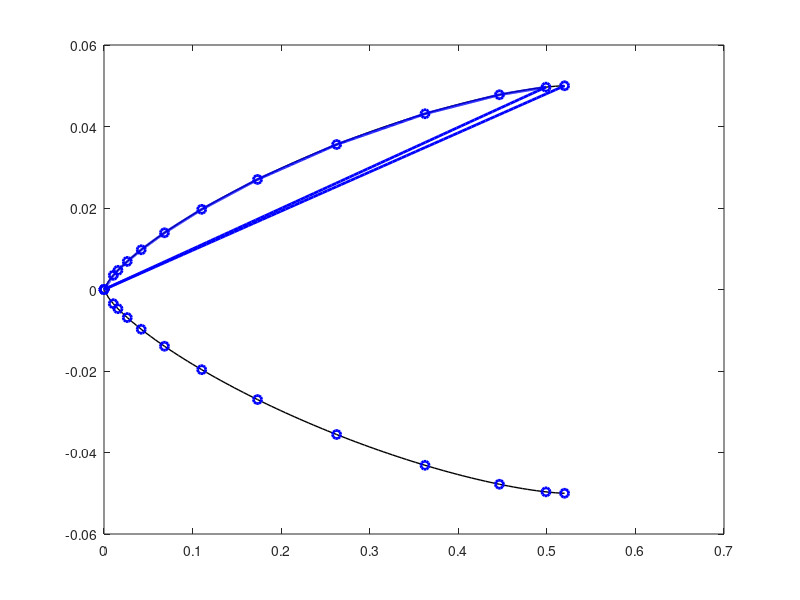

Write the MATLAB code that produced this figure.
 %Nose cone function and tangent approximation
clc
close all
clear all

L = 0.52; %nose length
R = 0.05 ; %nose base radius
C= 0; %haack series parameter, 0 for Von Karman
x = linspace(0,L,100);

%nosecone shape function
y = @(x) (R/sqrt(pi))*sqrt(acos(1-(2.*x)/L)-(sin(2.*acos(1-(2.*x)/L)))/2+C*(sin(acos(1-(2.*x)/L))).^3);
ys = y(x);

%slope of the tangent lines
dy_by_dx = @(x) -(R.*((2.*cos(2.*acos(1 - (2.*x)./L)))./(L.*(1 - ((2.*x)./L - 1).^2.).^(1/2)) - 2./(L.*(1 - ((2.*x)./L - 1).^2).^(1/2)) + (6.*C.*(1 - ((2.*x)./L - 1).^2).^(1/2).*((2.*x)./L - 1))./L))./(2.*sqrt(pi).*(acos(1 - (2.*x)./L) - sin(2.*acos(1 - (2.*x)./L))/2 + C.*(1 - ((2.*x)./L - 1).^2).^(3/2)).^(1/2));
y_f = dy_by_dx(x);

plot(x,ys,"k","LineWidth",1)
hold on
plot(x,-ys,"k","LineWidth",1)

S = 13; % Desidered Segments
N = S + 1; % Number of Nodes
delta = (max(y_f)-min(y_f))/(N);
x_t = zeros(N,1);
y_t = zeros(N,1);
x_t(1) = 0;
y_t(1) = 0;
k = 2;

for i = 1:length(y_f)
    
    if  y_f(i) <= max(y_f) - delta && k == 2
        x_t(k) = x(i);
        k = k + 1;
       
    elseif (y_f(i) <= (dy_by_dx(x_t(k - 1)) - delta)) && (k > 2)
        x_t(k) = x(i);
        k = k + 1;
    end
end

x_t(N) = L;
y_t(N) = R;
y_t = y(x_t);
y_t_negativo = -1.*y_t;

plot(x_t,y_t,"bo", "LineWidth",2)
plot(x_t,y_t_negativo, "bo", "LineWidth",2)
k = 2;

for i = 1:S
    x1 = x_t(i);
    x2 = x_t(i + 1);
    y_tangente = @(x) (x-x1)/(x2-x1)*(y(x2)-y(x1)) + y(x1);
    z_i = linspace(x1,x2);
    plot(z_i,y_tangente(z_i),"b","LineWidth",2)
    k = k + 1;
end







